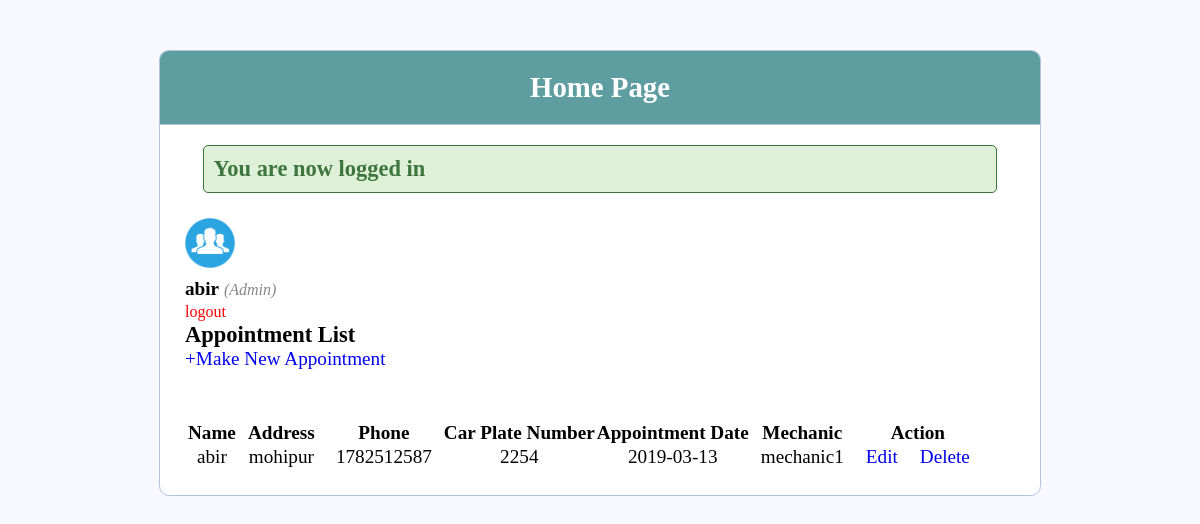
The page / (signed in) on the database its author committed.
### tables this page shows
CREATE TABLE IF NOT EXISTS `users` (
  `id` int(10) NOT NULL AUTO_INCREMENT,
  `username` varchar(100) NOT NULL,
  `user_type` varchar(100) NOT NULL,
  `password` varchar(100) NOT NULL,
  `address` varchar(100) NOT NULL,
  `phone` int(11) NOT NULL,
  `carnumber` int(32) NOT NULL,
  `carengineno` int(32) NOT NULL,
  `appointmentdate` date NOT NULL,
  `mechanic` varchar(100) NOT NULL,
  PRIMARY KEY (`id`)
);

### functions.php (called while the page is built, shortened)
<?php
$db = mysqli_connect('localhost', 'root', '', 'multi_login');
function select($query){
	global $db;
		$results = mysqli_query($db, $query);
	if($results->num_rows > 0){
		return $results;
	}else{
		return false;
	}
}

### index.php (the view, shortened to what this page needs)
<?php
	include('functions.php');
?>
<!DOCTYPE html>
<html>
<head>
	<link rel="stylesheet" type="text/css" href="style.css">
</head>
<body>
	<div class="header">
		<h2>Home Page</h2>
	</div>
	<div class="content">
		<?php if (isset($_SESSION['success'])) : ?>
			<div class="error success" >
				<h3>
					<?php
						echo $_SESSION['success'];
					?>
				</h3>
			</div>
		<?php endif ?>
		<div class="profile_info">
			<img src="images/user_profile.png"  >
			<div>
				<?php  if (isset($_SESSION['user'])) : ?>
					<strong><?php echo $_SESSION['user']['username']; ?></strong>
					<small>
						<i  style="color: #888;">(<?php echo ucfirst($_SESSION['user']['user_type']); ?>)</i>
						<br>
						<a href="index.php?logout='1'" style="color: red;">logout</a>
					</small>
					<table class="tblone">
						<?php
							$username = $_SESSION['user']['username'];
							$query = "SELECT * FROM users WHERE username='$username'";
							$read = select($query);
						 ?>
						<h3>Appointment List</h3>
						<a href="registerNew.php">+Make New Appointment</a>
						<tr>
							<th>Name</th>
							<th>Address</th>
							<th>Phone</th>
							<th>Car Plate Number</th>
							<th>Appointment Date</th>
							<th>Mechanic</th>
							<th colspan="2">Action</th>
						</tr>
						<?php if($read){ ?>
							<?php while($row = $read->fetch_assoc()){ ?>
								<tr>
									<td><?php echo $row['username']; ?></td>
									<td><?php echo $row['address'] ?></td>
									<td><?php echo $row['phone']; ?></td>
									<td><?php echo $row['carnumber']; ?></td>
									<td><?php echo $row['appointmentdate']; ?></td>
									<td><?php echo $row['mechanic']; ?></td>
									<td><a href="update.php?id=<?php echo urlencode($row['id']); ?>">Edit</a></td>
									<td><a href="delete.php?id=<?php echo urlencode($row['id']); ?>">Delete</a></td>
								</tr>
							<?php } ?>
						<?php } else{ ?>
							<p>Data is not available!!</p>
						<?php } ?>
					</table>
				<?php endif ?>
			</div>
		</div>
	</div>
</body>
</html>

### style.css (style rules this page uses)
* { margin: 0px; padding: 0px; }
body { font-size: 120%; background: #F8F8FF; }
.header { width: 70%; margin: 50px auto 0px; color: white; background: #5F9EA0; text-align: center; border: 1px solid #B0C4DE; border-bottom: none; border-radius: 10px 10px 0px 0px; padding: 20px; }
form,input, .content { width: 70%; margin: 0px auto; padding: 20px; border: 1px solid #B0C4DE; background: white; border-radius: 0px 0px 10px 10px; }
.error { width: 92%; margin: 0px auto; padding: 10px; border: 1px solid #a94442; color: #a94442; background: #f2dede; border-radius: 5px; text-align: left; }
.success { color: #3c763d; background: #dff0d8; border: 1px solid #3c763d; margin-bottom: 20px; }
.profile_info img { display: inline-block; width: 50px; height: 50px; margin: 5px; float: left; }
.profile_info div { display: inline-block; margin: 5px; }
.profile_info:after { content: ""; display: block; clear: both; }
.tblone { width: 100%; margin-top: 50px; text-align: center; }
td { padding:0 10px; }
a { text-decoration: none; }

### rows shown on the page
users: username "abir", address "mohipur", phone "1782512587", carnumber "2254", appointmentdate "2019-03-13", mechanic "mechanic1"

### other values the page prints
$_SESSION['success'] "You are now logged in"
$_SESSION['user']['username'] "abir"
$_SESSION['user']['user_type'] "Admin"
